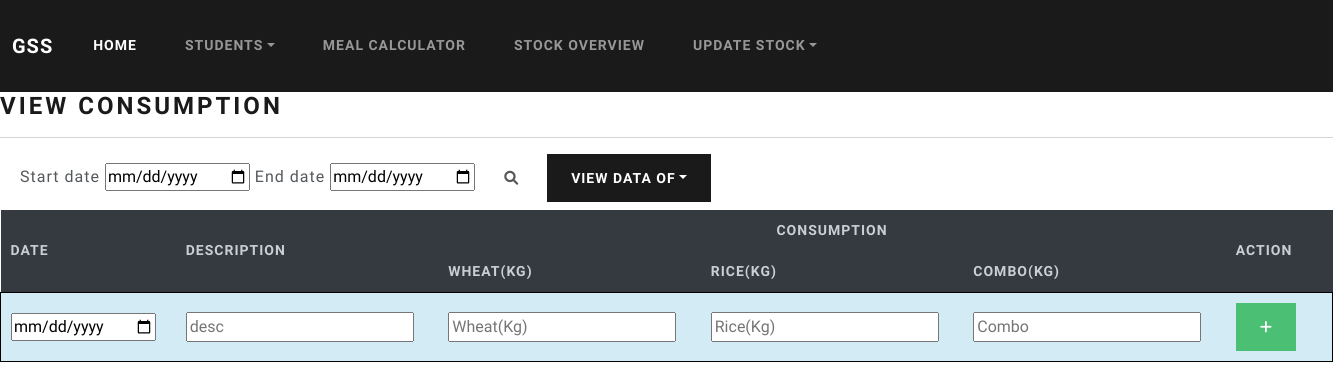
Before: /consumption/ (signed in) with the older database file.
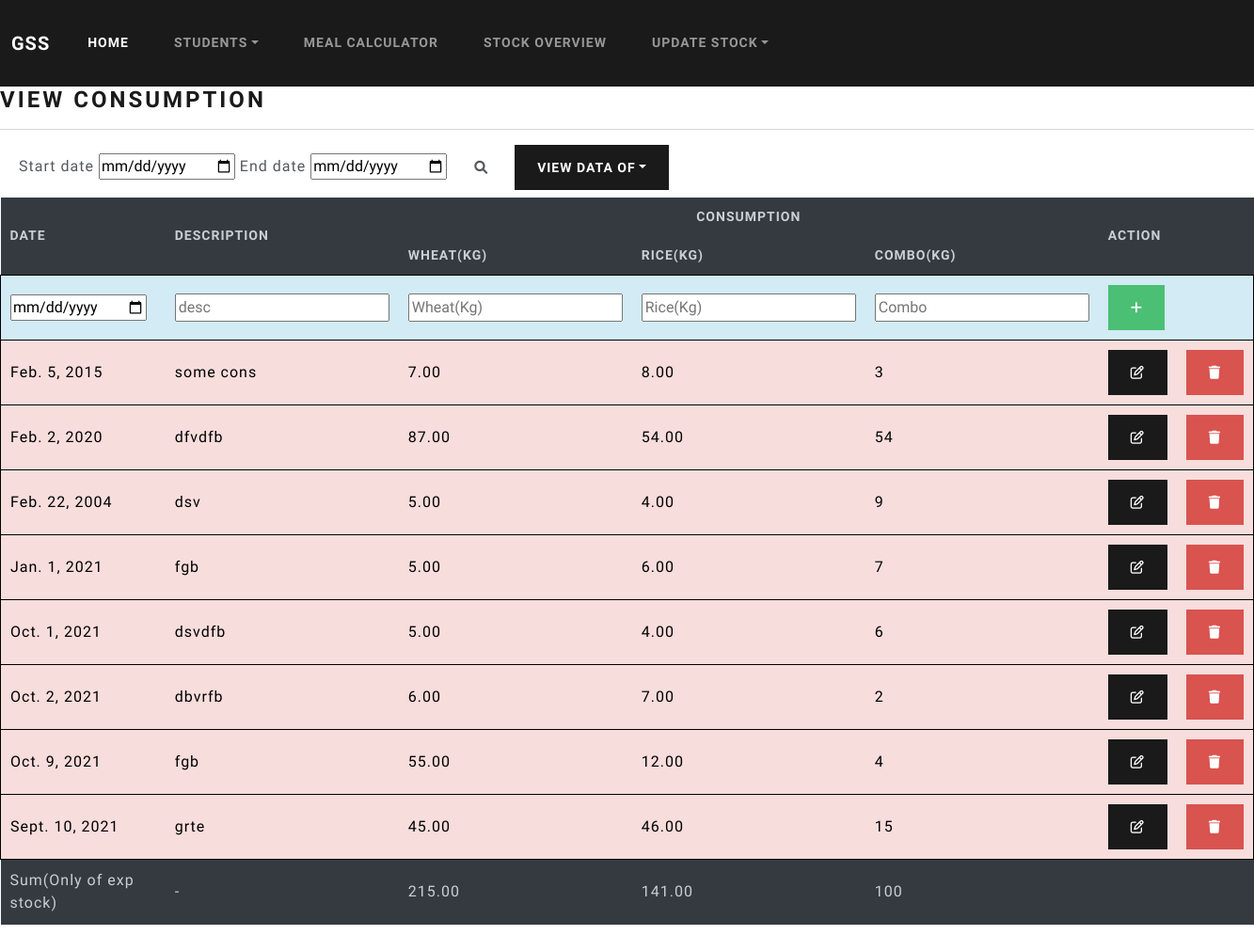
After: the same page with the newer database file.
### stockoverview/models.py (models this page shows)
class Stock(models.Model):
    owner = models.ForeignKey(to=User,on_delete=models.CASCADE)
    operation = models.CharField(max_length=50)
    date = models.DateField(auto_now=False, auto_now_add=False)
    description = models.CharField(max_length=50)
    wheat = models.DecimalField(max_digits=5, decimal_places=2)
    rice = models.DecimalField(max_digits=5, decimal_places=2)
    combo = models.DecimalField(max_digits=2, decimal_places=0)

### consumption/views.py (the view, shortened to what this page needs)
# urls.py: path('',views.index,name="stock_exp"),
def index(request):
    if request.method=="GET":
        exp = Stock.objects.filter(owner = request.user,operation='consumption')
        wheatsum = 0
        ricesum = 0
        combosum = 0
        for i in exp:
            wheatsum+=i.wheat
            ricesum+=i.rice
            combosum+=i.combo
        context = {
            "exps":exp,
            'wheatsum':wheatsum,
            'ricesum':ricesum,
            'combosum':combosum
        }
        return render(request,'consumption/stock_exp.html',context)

### templates/consumption/stock_exp.html (shortened to what this page needs)
{% extends 'base.html' %}
{% load static %}
{% block content %}
<h3>View Consumption</h3>
<hr>
<div class="container m-2">
  <form action="{% url 'search_between_exp' %}" method="post">
  <label for="">Start date</label>
  <input type="date" name="datef" id="datepicker" required>
  <label for="">End date</label>
  <input type="date" name="datet" id="datepicker" required>
  <button class="btn" type="submit"><i class="fas fa-search"></i></button>
  <a class="dropdown-toggle btn btn-primary" data-bs-toggle="dropdown" href="#" role="button" aria-haspopup="true" aria-expanded="false">View data of</a>
</form>
</div>
<table style="width: 100%;">
    <thead class="table-dark">
      <tr>
        <th rowspan="2">Date</th>
        <th rowspan="2">Description</th>
        <th colspan="3" style="text-align: center;">Consumption</th>
        <th colspan="2" rowspan="2">Action</th>
      </tr>
      <tr>
        <th>Wheat(Kg)</th>
        <th>Rice(Kg)</th>
        <th>Combo(Kg)</th>
      </tr>
    </thead>
    <tbody>
      <tr id="add_exp" class="table-info">
        <form action= "{% url 'stock_exp' %}" method="post">
        <td><input type="date" placeholder="date" name="date" required></td>
        <td><input type="text" name="description" id="" placeholder="desc"></td>
        <td><input type="number" placeholder="Wheat(Kg)" name = "wheat" required></td>
        <td><input type="number" placeholder="Rice(Kg)" name = "rice" required></td>
        <td><input type="number" placeholder="Combo" name="combo" required></td>
        <td><button class = "btn btn-success" type="submit"><i class="fas fa-plus "></i></button></td>
        <td></td>
        </form>
      </tr>
      {% for exp in exps %}
      <tr class = "table-danger">
        <td>{{exp.date}}</td>
        <td>{{exp.description}}</td>
        <td>{{exp.wheat}}</td>
        <td>{{exp.rice}}</td>
        <td>{{exp.combo}}</td>
        <td><a class = "btn btn-primary" href="{% url 'update_exp' exp.id %}"><i class="far fa-edit"></i></a></td>
        <td><a class = "btn btn-danger" href="{% url 'delete_exp' exp.id %}"><i class="fas fa-trash"></i></a></td>
      </tr>
      {% endfor %}
      {% if  exps %}
      <tr class="table-dark" >
        <td>Sum(Only of exp stock)</td>
        <td>-</td>
        <td>{{wheatsum}}</td>
        <td>{{ricesum}}</td>
        <td>{{combosum}}</td>
        <td></td>
        <td></td>
      </tr>
      {% endif %}
    </tbody>
  </table>
<br><br>
{% endblock %}

Changed rows visible on the page:
added Stock: date "Feb. 5, 2015", description "some cons", wheat "7.00", rice "8.00", combo "3"
added Stock: date "Feb. 2, 2020", description "dfvdfb", wheat "87.00", rice "54.00", combo "54"
added Stock: date "Feb. 22, 2004", description "dsv", wheat "5.00", rice "4.00", combo "9"
added Stock: date "Jan. 1, 2021", description "fgb", wheat "5.00", rice "6.00", combo "7"
added Stock: date "Oct. 1, 2021", description "dsvdfb", wheat "5.00", rice "4.00", combo "6"
added Stock: date "Oct. 2, 2021", description "dbvrfb", wheat "6.00", rice "7.00", combo "2"
added Stock: date "Oct. 9, 2021", description "fgb", wheat "55.00", rice "12.00", combo "4"
added Stock: date "Sept. 10, 2021", description "grte", wheat "45.00", rice "46.00", combo "15"
Other visible differences:
{{ wheatsum }}: (not shown) → "215.00"
{{ ricesum }}: (not shown) → "141.00"
{{ combosum }}: (not shown) → "100"
text now shown: "Sum(Only of exp stock) -"
